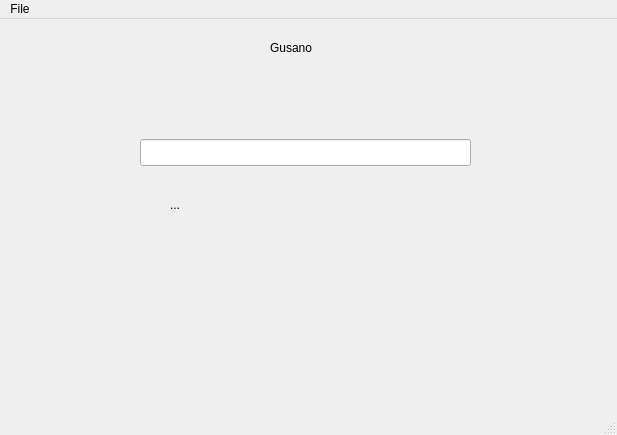
<?xml version="1.0" encoding="UTF-8"?>
<ui version="4.0">
 <class>MainWindow</class>
 <widget class="QMainWindow" name="MainWindow">
  <property name="geometry">
   <rect>
    <x>0</x>
    <y>0</y>
    <width>617</width>
    <height>435</height>
   </rect>
  </property>
  <property name="windowTitle">
   <string>Station Control</string>
  </property>
  <widget class="QWidget" name="centralwidget">
   <widget class="QLabel" name="label">
    <property name="geometry">
     <rect>
      <x>270</x>
      <y>20</y>
      <width>67</width>
      <height>17</height>
     </rect>
    </property>
    <property name="text">
     <string>Gusano</string>
    </property>
   </widget>
   <widget class="QLineEdit" name="Command_Line">
    <property name="geometry">
     <rect>
      <x>140</x>
      <y>120</y>
      <width>331</width>
      <height>27</height>
     </rect>
    </property>
   </widget>
   <widget class="QLabel" name="m_Label1">
    <property name="geometry">
     <rect>
      <x>170</x>
      <y>170</y>
      <width>291</width>
      <height>31</height>
     </rect>
    </property>
    <property name="text">
     <string>...</string>
    </property>
   </widget>
  </widget>
  <widget class="QMenuBar" name="menubar">
   <property name="geometry">
    <rect>
     <x>0</x>
     <y>0</y>
     <width>617</width>
     <height>25</height>
    </rect>
   </property>
   <widget class="QMenu" name="menuFile">
    <property name="title">
     <string>File</string>
    </property>
    <addaction name="actionConnect"/>
    <addaction name="actionClose"/>
    <addaction name="actionExit"/>
   </widget>
   <addaction name="menuFile"/>
  </widget>
  <widget class="QStatusBar" name="statusbar"/>
  <action name="actionConnect">
   <property name="text">
    <string>Connect</string>
   </property>
  </action>
  <action name="actionClose">
   <property name="text">
    <string>Close</string>
   </property>
  </action>
  <action name="actionExit">
   <property name="text">
    <string>Exit</string>
   </property>
  </action>
 </widget>
 <resources/>
 <connections/>
</ui>
